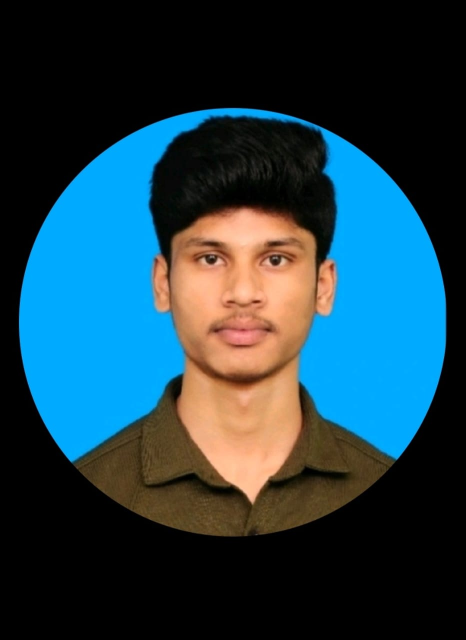
#> input picture python/DK.jpg, 932 x 1280 px, given in place of the camera (shown at 1/2 size)
$ python program12.py
#> lines starting #> are read from the running program, lines starting #| are printed output that depends on the picture; after the words box and inside, x2 and y2 are one past the last pixel; in counts of white or black regions, pixels touching at a corner belong together
#oject tracking based on colour with openCV.


import imutils
import cv2

# Define the lower and upper bounds for the red color in HSV space
redLower = (95, 49, 100)
redUpper = (154, 255, 255)

# Initialize the camera
camera = cv2.VideoCapture(0)  # Camera ID

while True:
    (grabbed, frame) = camera.read()  # Grab the current frame
#> frame is the input picture: shape (1280, 932, 3); mean B, G, R 73.4, 61.2, 31.6
    frame = imutils.resize(frame, width=1000)  # Resize the frame
#> frame: shape (1373, 1000, 3)
    blurred = cv2.GaussianBlur(frame, (11, 11), 0)  # Blur the frame
    hsv = cv2.cvtColor(blurred, cv2.COLOR_BGR2HSV)  # Convert to HSV color space
#> hsv: shape (1373, 1000, 3); mean H, S, V 31.5, 97.7, 89.7

    # Create a mask for the red color
    mask = cv2.inRange(hsv, redLower, redUpper)
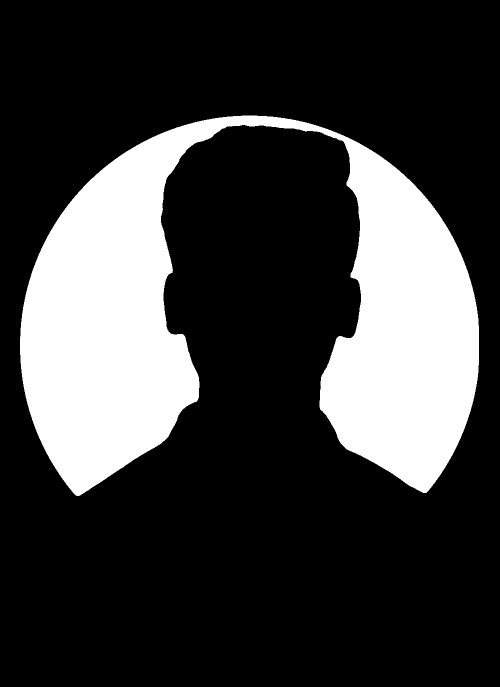
#> mask: shape (1373, 1000) (shown at 1/2 size); 23.3% white; 1 white region, box (x1, y1, x2, y2) and area: (40, 231, 958, 992) 320037
    mask = cv2.erode(mask, None, iterations=2)  # Erode the mask to remove noise
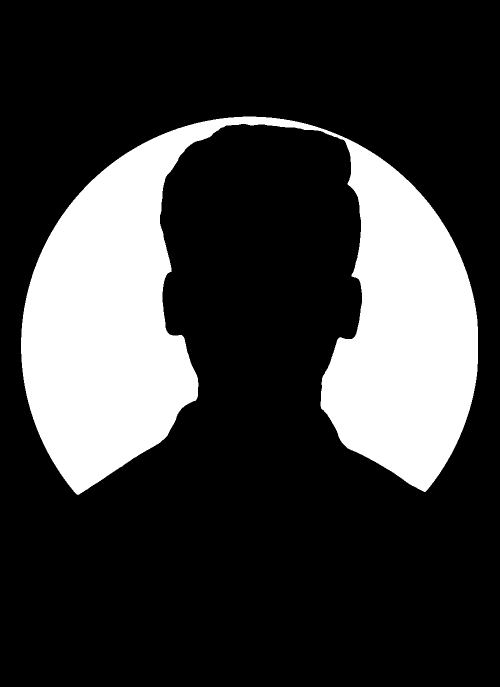
#> mask: shape (1373, 1000) (shown at 1/2 size); 22.5% white; 1 white region, box (x1, y1, x2, y2) and area: (42, 233, 956, 990) 309534
    mask = cv2.dilate(mask, None, iterations=2)  # Dilate the mask to restore size
#> mask: shape (1373, 1000); 23.3% white; 1 white region

    # Find contours in the mask
    cnts = cv2.findContours(mask.copy(), cv2.RETR_EXTERNAL, cv2.CHAIN_APPROX_SIMPLE)[-2]
#> cnts = 1 contour; box (x1, y1, x2, y2) and area: (40, 231, 958, 992) 318115
    center = None

    # If at least one contour is found
    if len(cnts) > 0:
        # Find the largest contour
        c = max(cnts, key=cv2.contourArea)
#> c = contour of 1910 points, box (x1, y1, x2, y2) (40, 231, 958, 992), area 318115
        ((x, y), radius) = cv2.minEnclosingCircle(c)
#> x = 499.5; y = 690.8; radius = 460.1
        M = cv2.moments(c)
#> M = moments, m00 318115, centre m10/m00, m01/m00 = (484.3, 645.5)

        # Calculate the center of the contour
        center = (int(M["m10"] / M["m00"]), int(M["m01"] / M["m00"]))
#> center = (484, 645)

        # If the radius is above a certain threshold
        if radius > 10:
            cv2.circle(frame, (int(x), int(y)), int(radius), (0, 255, 255), 2)  # Draw the circle
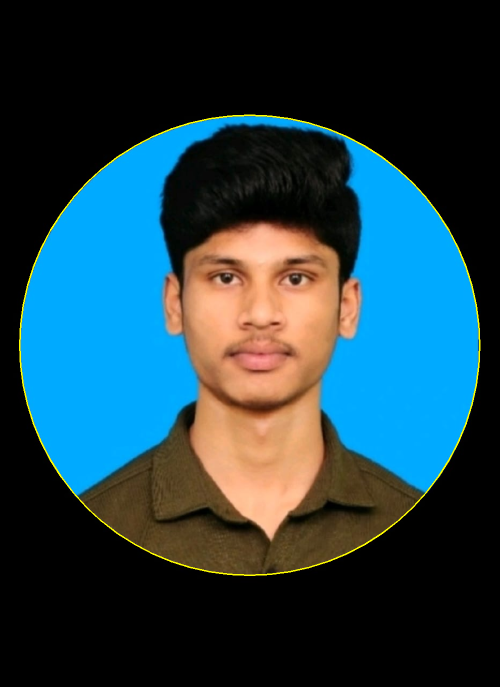
#> frame: shape (1373, 1000, 3) (shown at 1/2 size); mean B, G, R 72.9, 62.4, 33.1
            cv2.circle(frame, center, 5, (0, 0, 255), -1)  # Draw the center point
#> frame: shape (1373, 1000, 3); 0.01% of pixels changed, all inside (x1, y1, x2, y2) = (479, 640, 490, 651)

            # Print control commands based on the center's position
            if radius > 250:
                print("Stop")
            else:
                if center[0] > 450:
                    print("Right")
                elif center[0] < 150:
                    print("Left")
                elif center[0] < 250:
                    print("Front")
                else:
                    print("Stop")

    # Show the frame
    cv2.imshow("Frame", frame)

    # Break the loop if 'q' is pressed
    key = cv2.waitKey(1)
#> (key q is pressed here)
    if key == ord("q"):
        break

# Release the camera and close windows
camera.release()
cv2.destroyAllWindows()
